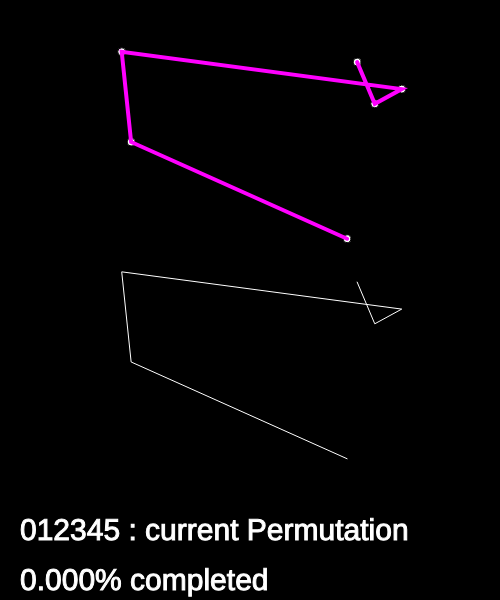
Frame 1 (no input)
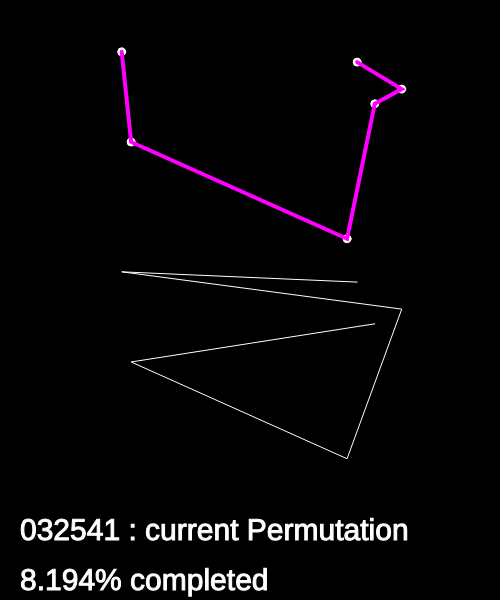
Frame 60 (no input)
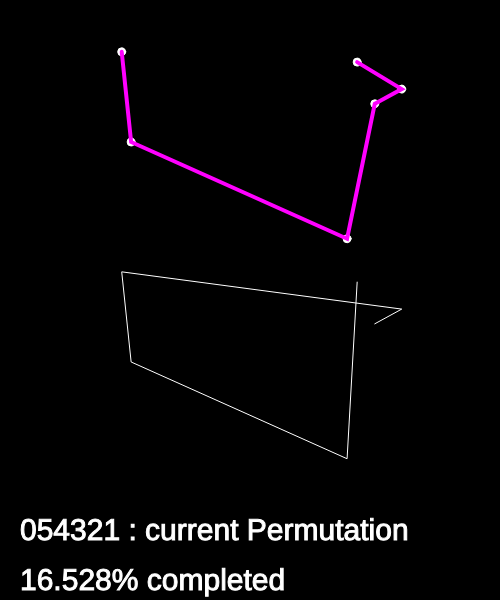
Frame 120 (the mouse pressed at the canvas centre since frame 60)

The p5.js sketch that drew these frames (run headless with seeded random() and noise() and a simulated clock; from frame 60 on, the mouse is pressed at the canvas centre):

// p5.js sketch
// ── sketch.js
var cities = [];
var totalCities = 6;
var order = [];
var totalPermutations;
var cnt = 0; // to keep track of %of task completed

var recordDistance;
var bestEverPermutation;

function setup() {
  createCanvas(500, 600);
  for (var i = 0; i < totalCities; i++) {
    var v = createVector(random(width), random(height / 2)); // creates object for each city
    cities[i] = v;
    order[i] = i; // let initial permutation be sorted order.
  }

  var d = calcDistance(cities, order); // calculating total distance by connecting adjacent cities according to permutation given by order array
  recordDistance = d;
  bestEverPermutation = order.slice(); //creating copy of order array

  totalPermutations = factorial(totalCities);
  console.log(totalPermutations); // for very big numbers this will not work properly.
}

function draw() {
  background(0);
  //frameRate(6); // to view each draw slowly.

  fill(255);
  for (var i = 0; i < cities.length; i++) {
    ellipse(cities[i].x, cities[i].y, 8, 8); // representing each city as a circle of 8x8 pixels
  }

  // printing the bestEver array route each time
  stroke(255, 0, 255); // purple color
  strokeWeight(4);
  noFill();
  beginShape();
  for (var i = 0; i < order.length; i++) {
    vertex(cities[bestEverPermutation[i]].x, cities[bestEverPermutation[i]].y); // representing line between 2 cities
  }
  endShape();

  // printing the current order array route each time
  translate(0, height / 2 - 80); // use other half of canvas
  stroke(255); // white color
  strokeWeight(1);
  noFill();
  beginShape();
  for (var i = 0; i < order.length; i++) {
    vertex(cities[order[i]].x, cities[order[i]].y);
  }
  endShape();

  var d = calcDistance(cities, order);
  if (d < recordDistance) {
    // if found smaller distance then updating best Ever Permutation
    recordDistance = d;
    bestEverPermutation = order.slice();
  }

  // displaying the current permutaion
  textSize(30);
  fill(255);
  var s = "";
  for (var i = 0; i < order.length; i++) {
    s += order[i];
  }

  text(s + " : current Permutation", 20, height / 2 + 20); // location of canvas

  // displaying the percentage completed upto 3 decimals
  textSize(30);
  fill(255);
  var percent = 100 * (cnt / totalPermutations);
  text(nf(percent, 0, 3 /* 3 decimals */) + "% completed", 20, height / 2 + 70);

  nextPermutation(); // generate the next permutation for next draw call
}

function swap(a, i, j) {
  var temp = a[i];
  a[i] = a[j];
  a[j] = temp;
}

function calcDistance(points, order) {
  var sum = 0;
  // adjacent cities are connected
  for (var i = 0; i < order.length - 1; i++) {
    var cityA = points[order[i]];
    var cityB = points[order[i + 1]];
    var d = dist(cityA.x, cityA.y, cityB.x, cityB.y);
    sum += d;
  }
  return sum;
}

function factorial(n) {
  // to calculate total Permutations
  if (n == 1) {
    return 1;
  } else {
    return n * factorial(n - 1);
  }
}

function nextPermutation() {
  cnt++;

  // Generating permutation : https://www.quora.com/How-would-you-explain-an-algorithm-that-generates-permutations-using-lexicographic-ordering
  // Step 1

  var max_i = -1;
  for (var i = 0; i < order.length - 1; i++) {
    if (order[i] < order[i + 1]) {
      max_i = i;
    }
  }

  if (max_i == -1) {
    // then this permutation is the largest
    noLoop(); // Stops the code in draw() from running repeatedly.
    console.log("Finished all permutations");
  }

  // Step 2
  var max_j = -1;
  for (var j = 0; j < order.length; j++) {
    if (order[max_i] < order[j]) {
      max_j = j;
    }
  }

  // Step 3
  swap(order, max_i, max_j);

  //STEP 4: reverse from max_i + 1 to the end
  var tempArray = order.splice(max_i + 1); //Inserts a value or an array of values into an existing array.
  tempArray.reverse();
  order = order.concat(tempArray);
}
